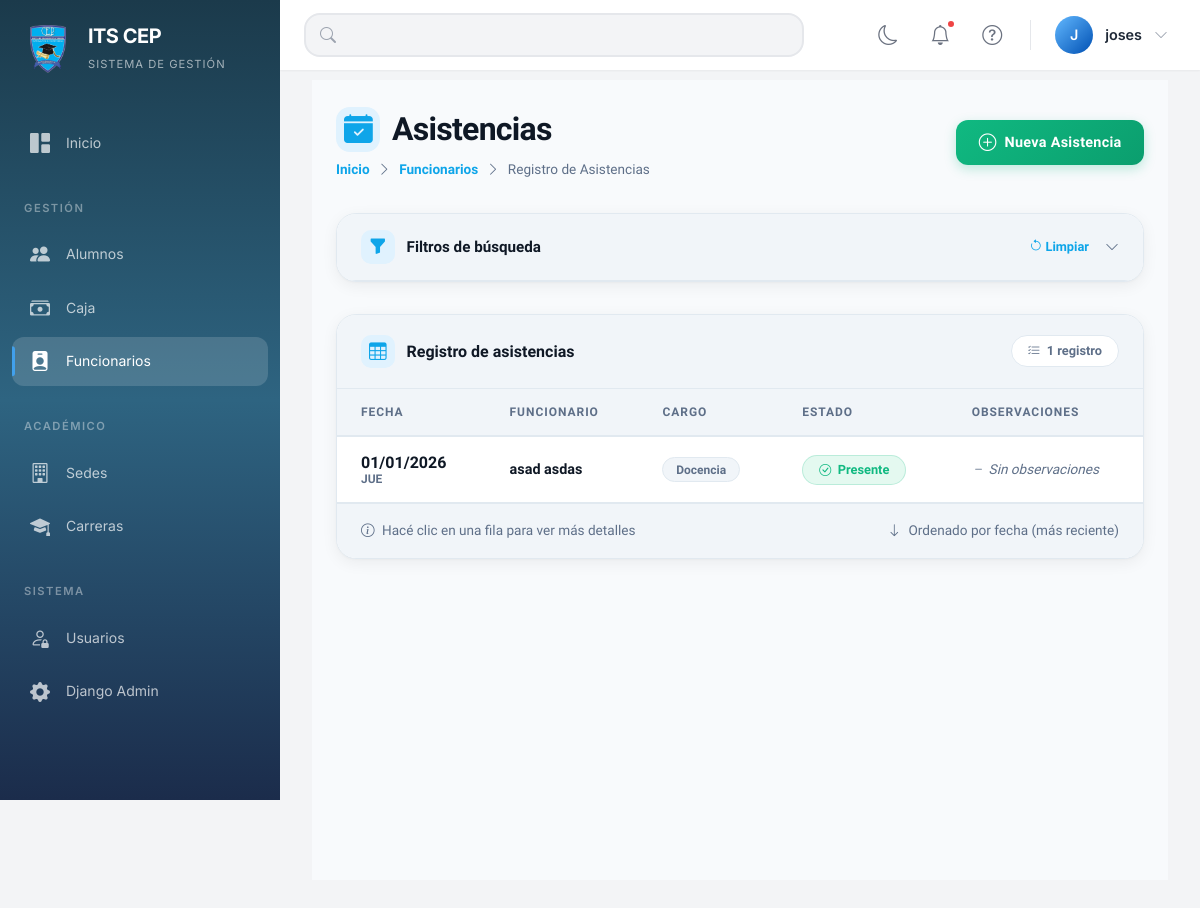
The page /funcionarios/asistencias/ (signed in) on the database as committed earlier.
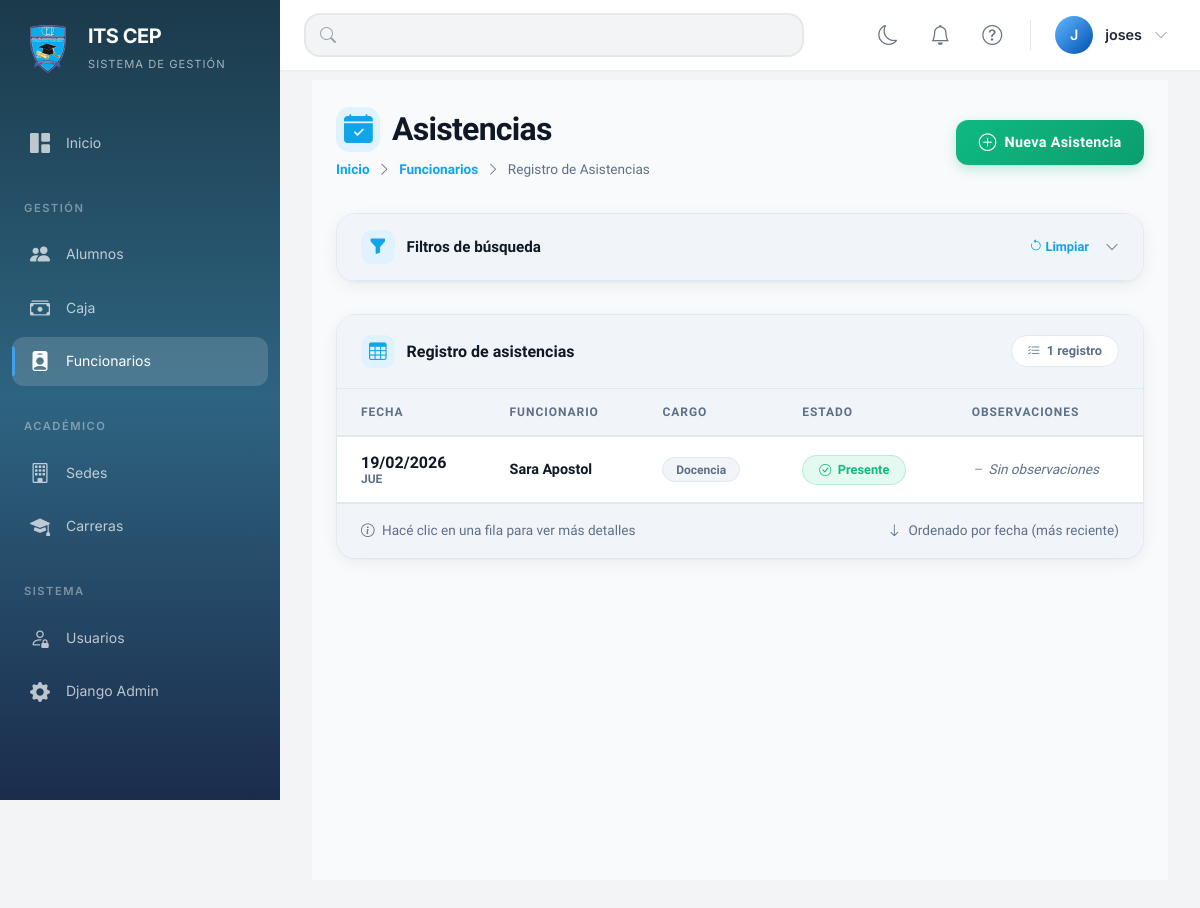
The same page on the database as committed later.
### sysapp/models.py (models this page shows, shortened)
class AsistenciaFuncionario(models.Model):
    funcionario = models.ForeignKey(
        Funcionario, on_delete=models.CASCADE,
        related_name='asistencias', verbose_name="Funcionario"
    )
    fecha = models.DateField(verbose_name="Fecha")
    presente = models.BooleanField(default=True, verbose_name="Presente")
    horas_trabajadas = models.DecimalField(
        max_digits=5,
        decimal_places=2,
        null=True,
        blank=True,
        verbose_name="Horas Trabajadas",
        help_text="Cantidad de horas trabajadas ese día (opcional)",
        validators=[MinValueValidator(0)],
    )
    observaciones = models.TextField(blank=True, verbose_name="Observaciones")
    class Meta:
        verbose_name = "Asistencia de Funcionario"
        verbose_name_plural = "Asistencias de Funcionarios"
        unique_together = ['funcionario', 'fecha']
        ordering = ['-fecha']

class Funcionario(models.Model):
    CARGO_CHOICES = [
        ('DOCENCIA', 'Docencia'),
        ('ADMINISTRATIVO', 'Administrativo'),
        ('DIRECCION', 'Dirección'),
        ('OTRO', 'Otro'),
    ]
    sede = models.ForeignKey(Sede, on_delete=models.CASCADE, related_name='funcionarios', verbose_name="Sede")
    nombre = models.CharField(max_length=100, verbose_name="Nombre")
    apellido = models.CharField(max_length=100, verbose_name="Apellido")
    cedula = models.CharField(max_length=20, unique=True, verbose_name="Cédula")
    cargo = models.CharField(max_length=20, choices=CARGO_CHOICES, verbose_name="Cargo")
    telefono_principal = models.CharField(max_length=20, verbose_name="Teléfono Principal")
    telefono_secundario = models.CharField(max_length=20, blank=True, verbose_name="Teléfono Secundario")
    fecha_ingreso = models.DateField(verbose_name="Fecha de Ingreso")
    activo = models.BooleanField(default=True, verbose_name="Activo")
    class Meta:
        verbose_name = "Funcionario"
        verbose_name_plural = "Funcionarios"
        ordering = ['apellido', 'nombre']
    @property
    def nombre_completo(self):
        return f"{self.nombre} {self.apellido}"

### sysapp/views.py (the view)
# urls.py: path('funcionarios/asistencias/', views.lista_asistencias, name='lista_asistencias'),
@login_required
def lista_asistencias(request):
    asistencias  = AsistenciaFuncionario.objects.all().select_related('funcionario').order_by('-fecha')
    fecha        = request.GET.get('fecha')
    funcionario_id = request.GET.get('funcionario')
    if fecha:          asistencias = asistencias.filter(fecha=fecha)
    if funcionario_id: asistencias = asistencias.filter(funcionario_id=funcionario_id)
    return render(request, 'funcionarios/listaAsistencias.html', {
        'asistencias':  asistencias[:50],
        'funcionarios': Funcionario.objects.filter(activo=True),
    })

### sysapp/templates/funcionarios/listaAsistencias.html (shortened to what the changed rows need)
{% extends 'base.html' %}
{% block content %}
<div class="la mt-5">
    <div class="la-table-container">
        <div class="la-table-header">
            <div class="la-table-title">
                <h2>Registro de asistencias</h2>
            </div>
        </div>
        <div class="table-responsive">
            <table class="la-table">
                <thead>
                <tr>
                    <th>Fecha</th>
                    <th>Funcionario</th>
                    <th>Cargo</th>
                    <th>Estado</th>
                    <th>Observaciones</th>
                </tr>
                </thead>
                <tbody>
                {% for asistencia in asistencias %}
                <tr>
                    <td>
                        <div class="la-date">
                            <span class="la-date-day">{{ asistencia.fecha|date:"d/m/Y" }}</span>
                            <span class="la-date-month">{{ asistencia.fecha|date:"l"|slice:":3"|upper }}</span>
                        </div>
                    </td>
                    <td>
                        <strong>{{ asistencia.funcionario.nombre_completo }}</strong>
                    </td>
                    <td>
                            <span class="la-cargo">
                                {{ asistencia.funcionario.get_cargo_display }}
                            </span>
                    </td>
                    <td>
                        {% if asistencia.presente %}
                        <span class="la-badge la-badge-success">
                                    <i class="bi bi-check-circle"></i> Presente
                                </span>
                        {% else %}
                        <span class="la-badge la-badge-danger">
                                    <i class="bi bi-x-circle"></i> Ausente
                                </span>
                        {% endif %}
                    </td>
                    <td>
                        {% if asistencia.observaciones %}
                        <div class="la-observaciones">
                            {{ asistencia.observaciones }}
                        </div>
                        {% else %}
                        <div class="la-observaciones empty">
                            <i class="bi bi-dash"></i> Sin observaciones
                        </div>
                        {% endif %}
                    </td>
                </tr>
                {% endfor %}
                </tbody>
            </table>
        </div>
    </div>
</div>
{% endblock %}

### sysapp/templates/base.html (shortened to what the changed rows need)
{% load static %}
<html lang="es">
<head>
    <link href="https://cdn.jsdelivr.net/npm/bootstrap@5.3.0/dist/css/bootstrap.min.css" rel="stylesheet">
    <link rel="stylesheet" href="https://cdn.jsdelivr.net/npm/bootstrap-icons@1.11.0/font/bootstrap-icons.css">
    <link rel="stylesheet" href="{% static 'css/base.css' %}">
    <link rel="stylesheet" href="{% static 'css/responsive_improvements.css' %}">
    <link rel="stylesheet" href="{% static 'css/print.css' %}" media="print">
</head>
<body>
<aside class="sidebar" id="sidebar" aria-label="Menú principal de navegación">
    <div class="sidebar-brand" role="banner">
        <div class="brand-info">
            <h1 class="brand-name">ITS CEP</h1>
        </div>
    </div>
</aside>
<main class="main-content" id="main-content" role="main">
    <header class="top-bar" role="banner">
        <div class="top-bar-right">
            <div class="position-relative d-inline-block">
                <button class="top-bar-btn" id="notificationsToggle" title="Notificaciones" aria-label="Notificaciones" aria-expanded="false" type="button">
                    <i class="bi bi-bell"></i>
                    {% if total_notificaciones > 0 %}
                    <span class="notification-dot" aria-hidden="true"></span>
                    {% endif %}
                </button>
            </div>
        </div>
    </header>
    <div class="content-wrapper animate-fadeIn">
        {% block content %}{% endblock %}
    </div>
</main>
</body>
</html>

Rows that differ between the two databases and show on the page:
changed AsistenciaFuncionario "JUE": fecha "01/01/2026" → "19/02/2026"; funcionario.nombre_completo "asad asdas" → "Sara Apostol"
